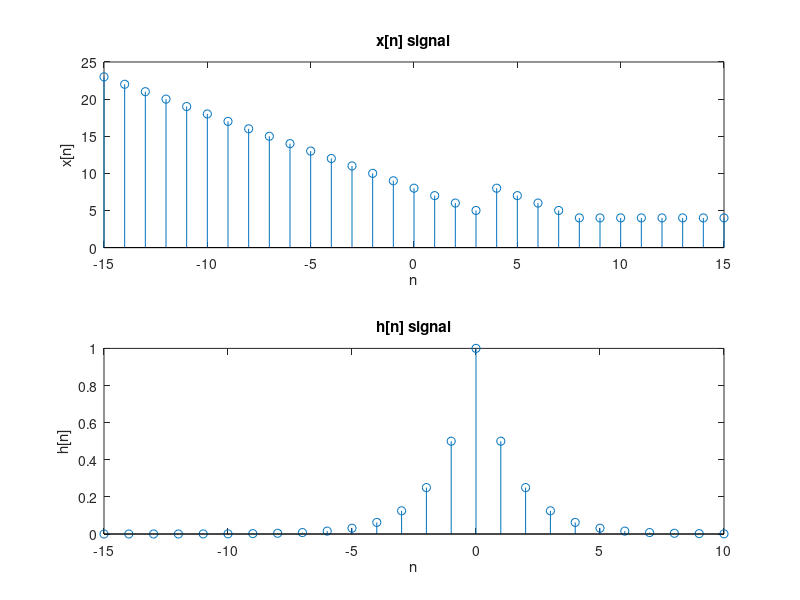
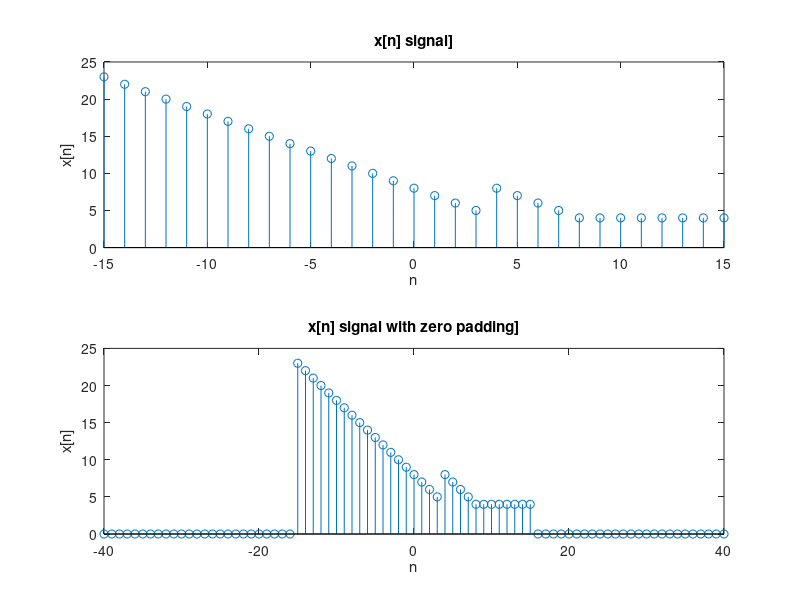
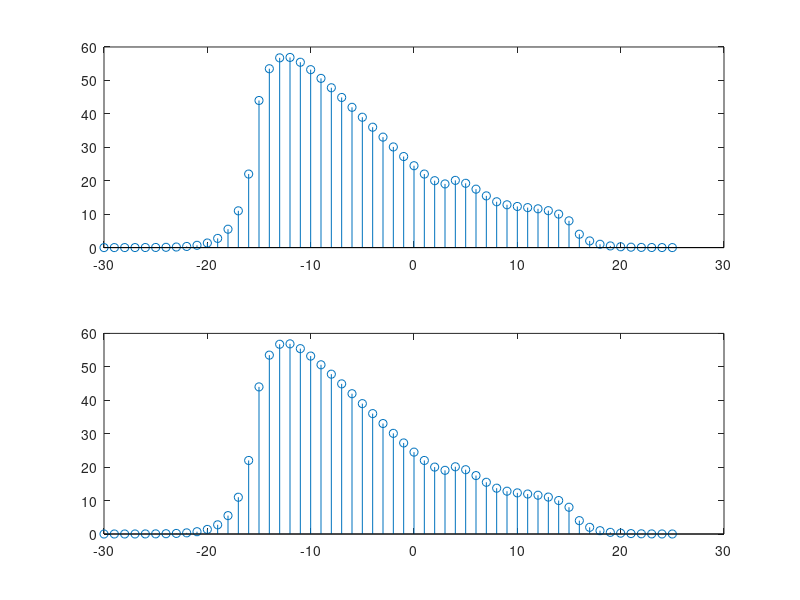
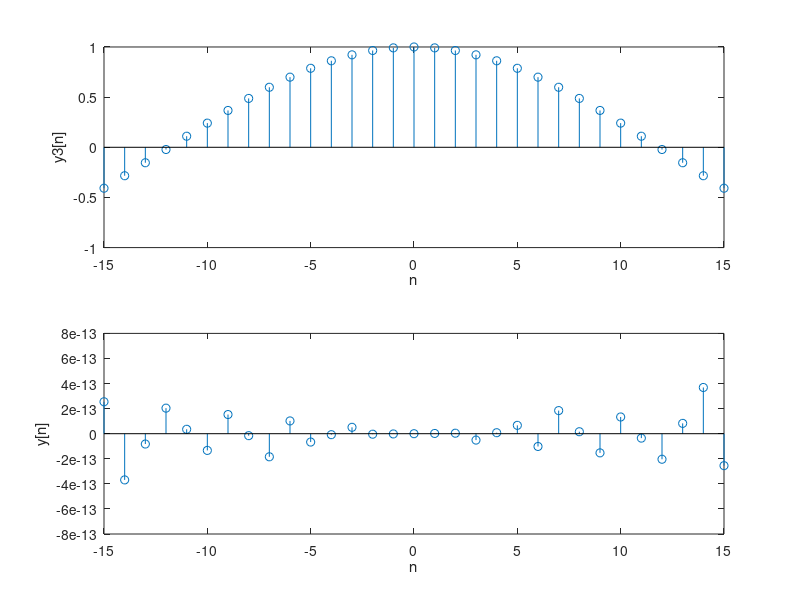

MATLAB code for these plots, in order:
%lab1
%Christos Trimas 2016030054
%Kyriakos Christodoulidis 2016030025

clc;
clear all;;
close all;

%A
nx = -15:15; %time of X
X  = 4*(nx>=4) + (-nx+8>=0).*(-nx+8); %x[n]=u[n-4]+r[-n+8]
figure;
subplot(2,1,1)
stem(nx,X);
xlabel('n');
ylabel('x[n]');
title('x[n] signal');

nh = -15:10; %time of h
h = (1/2).^abs(nh); %h[n]=(1/2)^|n|
subplot(2,1,2);
stem(nh,h);
xlabel('n');
ylabel('h[n]');
title('h[n] signal');

%zero padding
ny = nx(1) + nh(1):nx(end) + nh(end); %time of conv

%lengths
LenY = length(ny); %length of convolution
LenX = length(X); %length of X
LenH = length(h); %length of h

%filling with zeros X so we can do the multiplications
X0 = [zeros(1,LenH-1) X zeros(1,LenH-1)]; %zero padding
% wide vector of time for X0
nx0 = nx(1)-(LenH-1):nx(end) + (LenH-1);

figure;
subplot(2,1,1);
stem(nx,X)
xlabel('n');
ylabel('x[n]');
title('x[n] signal]');

subplot(2,1,2);
stem(nx0,X0);
xlabel('n');
ylabel('x[n]');
title('x[n] signal with zero padding]');

%for the convolution i need h[-n]
h_rev = h(end:-1:1);

%same time limits as X0
nx0 = nx(1) - (LenH-1):nx(end) + (LenH - 1);

figure;
subplot(2,1,1);
stem(nx0,X0); %signal with zeros

%metakinhsh kata n
for i=1:LenY %length of convolution
    h_rev0 = [zeros(1,(i-1)) h_rev zeros(1,(LenY-i))];
%     figure;
%     subplot(2,1,2);
%     stem(nx0,h_rev0);     %those lines are if we want to see the signal
%     moved by n
    y1(i) = sum(X0.*h_rev0);
end


subplot(2,1,1);
stem(ny,y1);

%convolution using the conv command
y2 = conv(X,h);
subplot(2,1,2);
stem(ny,y2);

%B
f1 = 25;
f2 = 50;
n = -15:15;
y3 = cos(f1*n);
y4 = sin(2*pi*f2*n);

figure;
subplot(2,1,1);
stem(n,y3);
ylabel('y3[n]');
xlabel('n');

subplot(2,1,2);
stem(n,y4);
xlabel('n');
ylabel('y[n]');

tf = [n(1)+n(1) : n(end) + n(end)];
z = conv(y3,y4);

Fs = 2000;
DT = 1/Fs;
N = 1024;
F = [-Fs/2:Fs/N:Fs/2-Fs/N];

Z = fft(z,N);
Y3 = fft(y3,N);
Y4 = fft(y4,N);

Z0 = Y3.*Y4;

figure;
subplot(2,1,1);
stem(F,Z);
xlabel('Hz');
ylabel('Z(F)');
title('Fourier of conv y3,y4');

subplot(2,1,2);
stem(F,Z0);
xlabel('Hz');
ylabel('Z0(f)');
title('Y3 * Y4');

